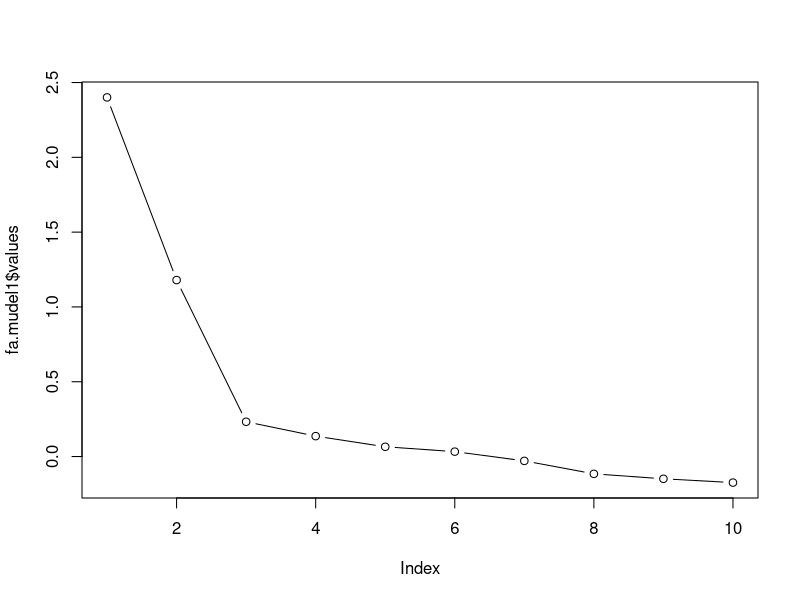
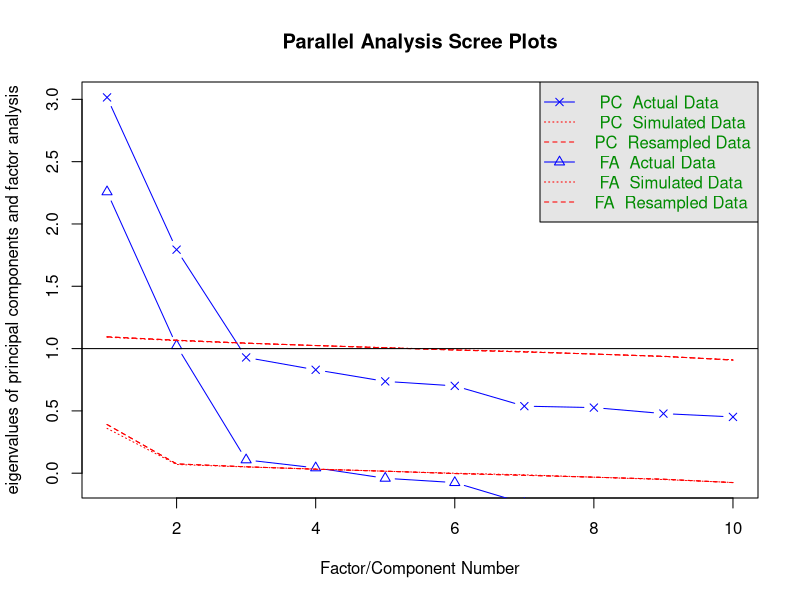
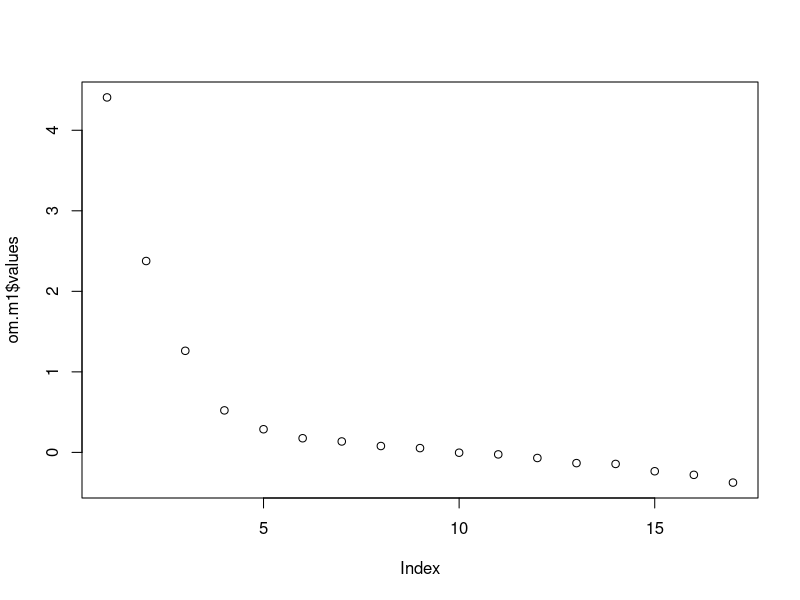
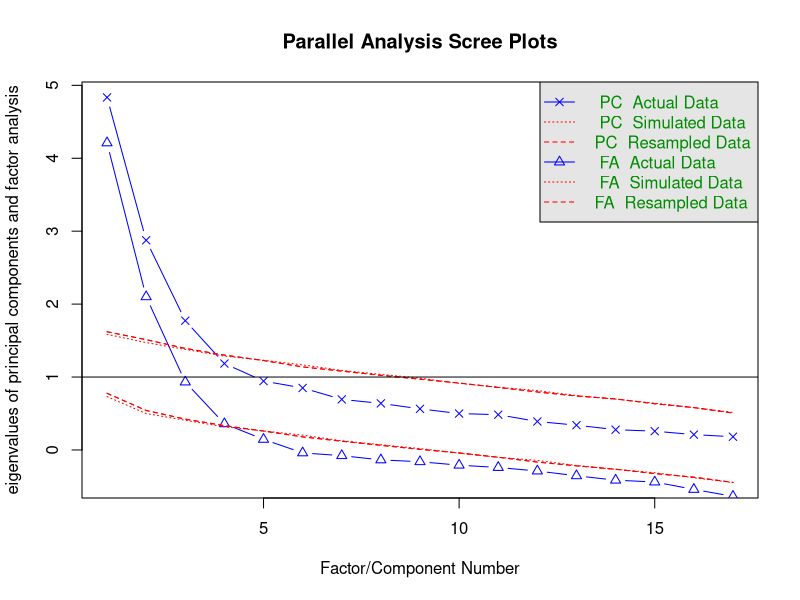

Generate these figures, in order, with R:
## ---- chunk 1
library(psych)
library(GPArotation)
## ---- chunk 2
bfi <- read.csv("KMKT/5praktikum/bfi.csv")
## ---- chunk 3
bfi2 <- bfi[,1:10]
## ---- chunk 4
cortest.bartlett(bfi2)
## ---- chunk 5
bfi2matrix <- round(cor(bfi2, use="complete"), 2)
bfi2matrix
## ---- chunk 6
det(bfi2matrix)
## ---- chunk 7
fa.mudel1 <- fa(bfi2, nfactors=2, rotate="varimax", fm="ml", scores=TRUE)
## ---- chunk 8
pc.mudel1 <- principal(bfi2, nfactors=2, rotate="varimax", scores=TRUE)
## ---- chunk 9
print.psych(fa.mudel1, cut=0.3, sort=TRUE)
## ---- chunk 10
fa.mudel2 <- fa(bfi2, nfactors=2, rotate="none")
fa.mudel2$loadings
## ---- chunk 11
fa.mudel3 <- fa(bfi2, nfactors=2, rotate="oblimin", fm="ml")
print.psych(fa.mudel3, cut=0.3)
## ---- chunk 12
skoorid <- data.frame(fa.mudel1$scores)
head(skoorid)
## ---- chunk 13
colnames(skoorid) <- c("C", "A")
## ---- chunk 14
alpha(bfi2[,1:5])
## ---- chunk 15
alpha(bfi2[,1:5], keys=c(-1, 1, 1, 1, 1))
## ---- chunk 16
fa.mudel1$values
## ---- chunk 17
plot(fa.mudel1$values, type="b")
## ---- chunk 18
fa.parallel(bfi2)
## ---- chunk 19
omadused <- read.csv("KMKT/5praktikum/omadused.csv")
## ---- chunk 20
bfom <- omadused[,-17]
cortest.bartlett(bfom)#bartlett test näitab, kas maatriksis on liiga palju nõrku korrelatsioone; p-väärtus üle 0.05
#näitab, et nõrkade korrleatsiooniseoste rohkust - probleeme selle rohkusega
#Vaatame ka korrelatsioonimaatriksit - nt, kui on näha, et on probleeme, siis tasub cor() abil nõrgad seosed üles otsida:
#cor(na.omit(bfom))
ommatrix <- round(cor(bfom, use="complete"), 2)
ommatrix

#multikolineaarsuse testimine: 
det(ommatrix)# korrelatsioonimaatriksi determinandi abil saame uurida vastupidise probleemi ehk liiga tugevate
# korrelatsioonide esinemist
# Probleemi olemasolu näitab deteminandi väärtus alla 0.00001-e.
## ---- chunk 21
#omaväärtused saame faktormudelist kätte, kui lisame mudelinime lõppu dollari märgi ja values:
#mudeli teeme psych mooduli abil, kasutame funktsiooni fa:
om.m1 <- fa(omadused, nfactors=3, rotate ="varimax", fm="ml", scores =TRUE)
om.m1$values
plot(om.m1$values, tyoe ="b")
fa.parallel(omadused)
## ---- chunk 22
print.psych(om.m1, cut=0.3, sort=TRUE)
## ---- chunk 23
#pööramata:
fa.2 <- fa(omadused, nfactors=3, rotate ="none")
fa.2$loadings

#kaldnurkne pööramine
fa.3 <- fa(omadused, nfactors=3, rotate ="oblimin")
fa.3$loadings

#ortogonaalne pööramine 
fa.4 <- fa(omadused, nfactors=3, rotate ="varimax")
fa.4$loadings
## ---- chunk 24
# Lisaks laadungitele on tabeli paremas servas veel paar tulpa. Tulbas nimega h2 paiknevad kommunaliteedid,
# mis naitavad kui suure osa muutuja variatiivususest faktorid summaarselt ara kirjeldavad.
print.psych(fa.4, cut=0.3, sort=TRUE)
## ---- chunk 25
skoorid <- data.frame(fa.4$scores)
head(skoorid)
str(omadused)
summary(lm(skoorid$MR1~ omadused$vanus))
summary(lm(skoorid$MR2~ omadused$vanus))
summary(lm(skoorid$MR3~ omadused$vanus))
## ---- chunk 26

alpha(subset(bfom, select = c(vastutustundetu, hooletu, j_rjekindlusetu, p_simatu, korralik, ettevaatlik)),check.keys=TRUE)# jagada kolmeks
alpha(subset(bfom, select =  c(eraldihoidev, seltskondlik, loid, vaikne, kartlik, salatseja)),check.keys=TRUE)# jagada kolmeks
alpha(subset(bfom, select = c(h_irimatu, muretu, pingevaba, enesekindel)),check.keys=TRUE)# jagada kolmeks

